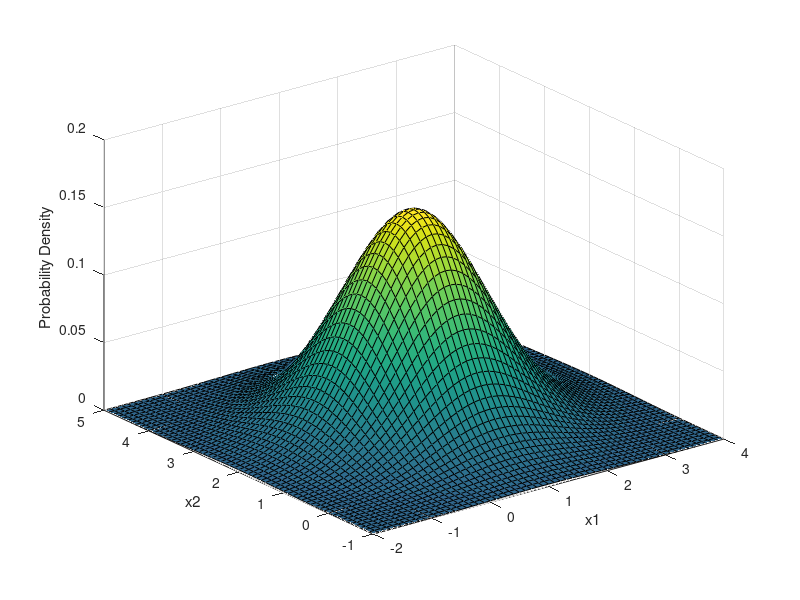

MATLAB code to generate this figure:
% HW1 p1

x = [-3:.1:9]; % range
norm = normpdf(x,3,2); % range, avg, stddev
figure;
plot(x,norm)

% HW1 p2
mu = [1 2];
Sigma = [1 0; 0 1]; % covariance
x1 = -2:.1:4; x2 = -1:.1:5; % (min, step , max)
[X1,X2] = meshgrid(x1,x2); 
F = mvnpdf([X1(:) X2(:)],mu,Sigma);
F = reshape(F,length(x2),length(x1));
surf(x1,x2,F);
caxis([min(F(:))-.5*range(F(:)),max(F(:))]);
axis([-2 4 -1 5 0 .2])
xlabel('x1'); ylabel('x2'); zlabel('Probability Density');